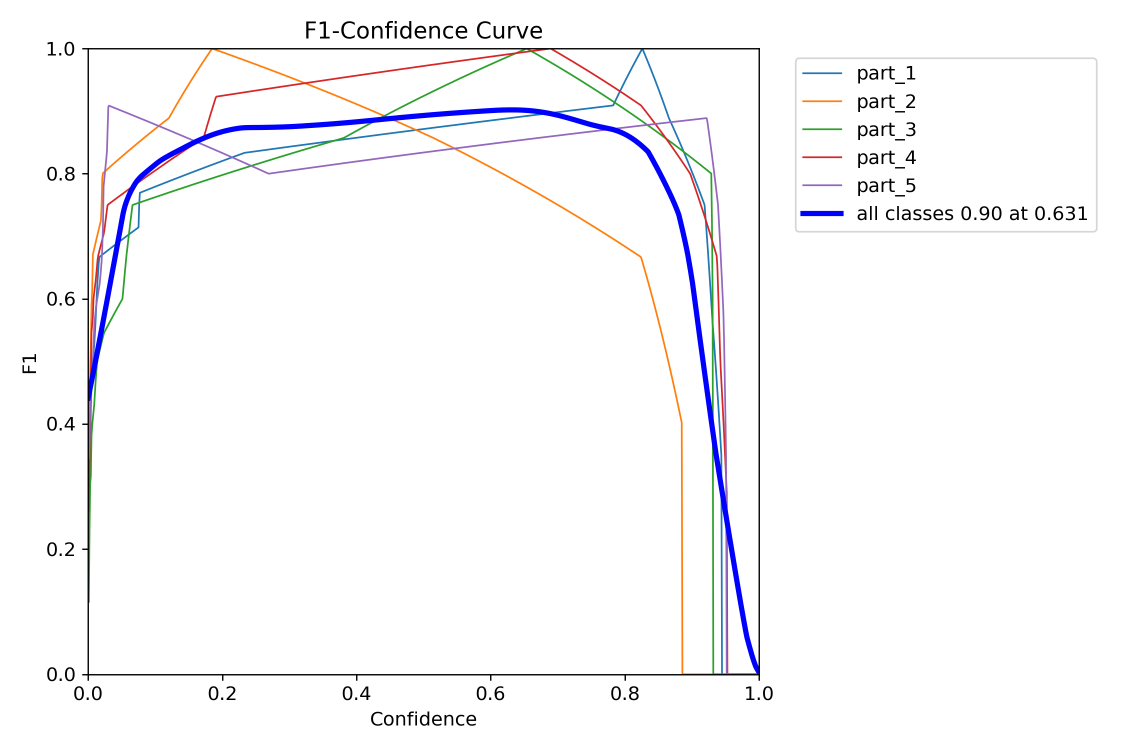
#> input picture bin_picking/yolo_track/runs/v1-yolov8n-0719/BoxF1_curve.png, 2250 x 1500 px (shown at 1/2 size); its folder holds 3 pictures in this run
$ python calibrate_ace2_intrinsics.py --images ../yolo_track/runs/v1-yolov8n-0719
#> lines starting #> are read from the running program, lines starting #| are printed output that depends on the picture
"""
ACE2 RGB Intrinsic 캘리브레이션 (ChArUco, OpenCV 4.13 CharucoDetector)
======================================================================

목적: 8mm 렌즈 장착한 ACE2 의 정확한 intrinsic(fx,fy,cx,cy) + 왜곡계수 구하기.
     → basler_capture.py ACE2_5MP_SPEC 의 이론 근사값을 실측값으로 교체.
     → RGB 융합의 선행 조건(A단계). B단계(Blaze↔ACE2 extrinsic)가 이 값에 의존.

⚠️ 실물 카메라 작업 = Mac 에서 직접 (6000엔 pypylon 없음).
⚠️ 보드 규격은 make_charuco_board.py 와 **완전히 동일**해야 함 (다르면 검출 0).
   인쇄 후 자로 한 칸 실측한 값을 --square-mm 로 넘길 것 (인쇄 배율 오차 흡수).

워크플로우:
  1) live 모드로 보드를 여러 각도/거리에서 캡처 (스페이스=현재 프레임 채택, 15~25장 권장)
     - 화면 모서리·중앙 골고루, 기울여서(±30°), 30~60cm 거리 변화
     - 검출된 코너가 초록으로 그려짐 → 충분히 잡힐 때만 채택
  2) 캡처 끝(q)나면 자동으로 calibrateCamera 실행 → 결과 출력·저장

사용:
    export BASLER_ACE2_IP=192.168.20.20
    python bin_picking/tests/calibrate_ace2_intrinsics.py \
        --squares-x 7 --squares-y 5 --square-mm 30 --marker-ratio 0.75

    # 이미 캡처해둔 이미지 폴더로 (라이브 없이):
    python bin_picking/tests/calibrate_ace2_intrinsics.py --images viz_output/calib_shots

키(라이브):
    SPACE   현재 프레임 채택 (코너 검출됐을 때만)
    d       마지막 채택 취소
    q/ESC   캡처 종료 → 캘리브 실행
"""
from __future__ import annotations

import argparse
import json
import os
import time
from pathlib import Path

import cv2
import numpy as np

_DICT = cv2.aruco.DICT_5X5_250
PROJECT_ROOT = Path(__file__).resolve().parents[2]


def build_board(sx: int, sy: int, square_mm: float, marker_ratio: float):
    square_m = square_mm / 1000.0
    marker_m = square_m * marker_ratio
    dictionary = cv2.aruco.getPredefinedDictionary(_DICT)
    board = cv2.aruco.CharucoBoard((sx, sy), square_m, marker_m, dictionary)
    detector = cv2.aruco.CharucoDetector(board)
    return board, detector


# [81 lines left out: functions _open_ace2, collect_from_live, not called in this run]


def collect_from_images(img_dir: Path):
    files = sorted([p for p in img_dir.iterdir()
                    if p.suffix.lower() in (".png", ".jpg", ".jpeg")])
    shots = []
    for p in files:
        g = cv2.imread(str(p), cv2.IMREAD_GRAYSCALE)
        if g is not None:
            shots.append(g)
    print(f"  이미지 {len(shots)}장 로드 ({img_dir})")
    return shots


def calibrate(shots, board, detector, min_corners: int = 6):
    """채택된 gray 이미지들 → calibrateCamera. 반환: dict 결과.

    min_corners: 이보다 코너가 적게 검출된 프레임은 제외(부정확 → RMS 악화).
                 재계산 시 15~20으로 올리면 나쁜 프레임 걸러짐.
    """
    all_obj, all_img = [], []
    img_size = None
    used = 0
    skipped = 0
    for gray in shots:
        if img_size is None:
            img_size = (gray.shape[1], gray.shape[0])
        ch_corners, ch_ids, _, _ = detector.detectBoard(gray)
        if ch_ids is None or len(ch_ids) < max(6, min_corners):
            skipped += 1
            continue
        obj_pts, img_pts = board.matchImagePoints(ch_corners, ch_ids)
        if obj_pts is None or len(obj_pts) < 6:
            skipped += 1
            continue
        all_obj.append(obj_pts)
        all_img.append(img_pts)
        used += 1

    if used < 5:
        return {"status": "FAIL",
                "message": f"유효 프레임 부족 ({used} < 5). min-corners 낮추거나 더 촬영."}

    rms, K, dist, rvecs, tvecs = cv2.calibrateCamera(
        all_obj, all_img, img_size, None, None
    )
    return {
        "status": "OK",
        "rms_reproj_px": float(rms),
        "n_frames_used": used,
        "image_width": img_size[0],
        "image_height": img_size[1],
        "fx": float(K[0, 0]), "fy": float(K[1, 1]),
        "cx": float(K[0, 2]), "cy": float(K[1, 2]),
        "dist_coeffs": dist.ravel().tolist(),
        "camera_matrix": K.tolist(),
        "n_frames_skipped": skipped,
    }


def main() -> int:
    ap = argparse.ArgumentParser(description=__doc__,
                                 formatter_class=argparse.RawDescriptionHelpFormatter)
    ap.add_argument("--ip", default=os.environ.get("BASLER_ACE2_IP", "192.168.20.20"))
    ap.add_argument("--squares-x", type=int, default=7)
    ap.add_argument("--squares-y", type=int, default=5)
    ap.add_argument("--square-mm", type=float, default=30.0,
                    help="인쇄 후 자로 실측한 한 칸 길이 mm")
    ap.add_argument("--marker-ratio", type=float, default=0.75)
    ap.add_argument("--exposure", type=float, default=8000.0)
    ap.add_argument("--packet-size", type=int, default=1500)
    ap.add_argument("--throughput", type=float, default=30.0)
    ap.add_argument("--images", type=Path, help="라이브 대신 이미지 폴더에서 캘리브(재계산)")
    ap.add_argument("--min-corners", type=int, default=6,
                    help="이보다 코너 적은 프레임 제외(재계산 시 15~20으로 올려 RMS 개선)")
    ap.add_argument("--out", type=Path,
                    default=PROJECT_ROOT / "bin_picking" / "config" / "ace2_intrinsics.json")
    args = ap.parse_args()

    board, detector = build_board(args.squares_x, args.squares_y,
                                  args.square_mm, args.marker_ratio)

    if args.images:
        shots = collect_from_images(args.images)
#> in collect_from_images, `g = cv2.imread(str(p), cv2.IMREAD_GRAYSCALE)`:
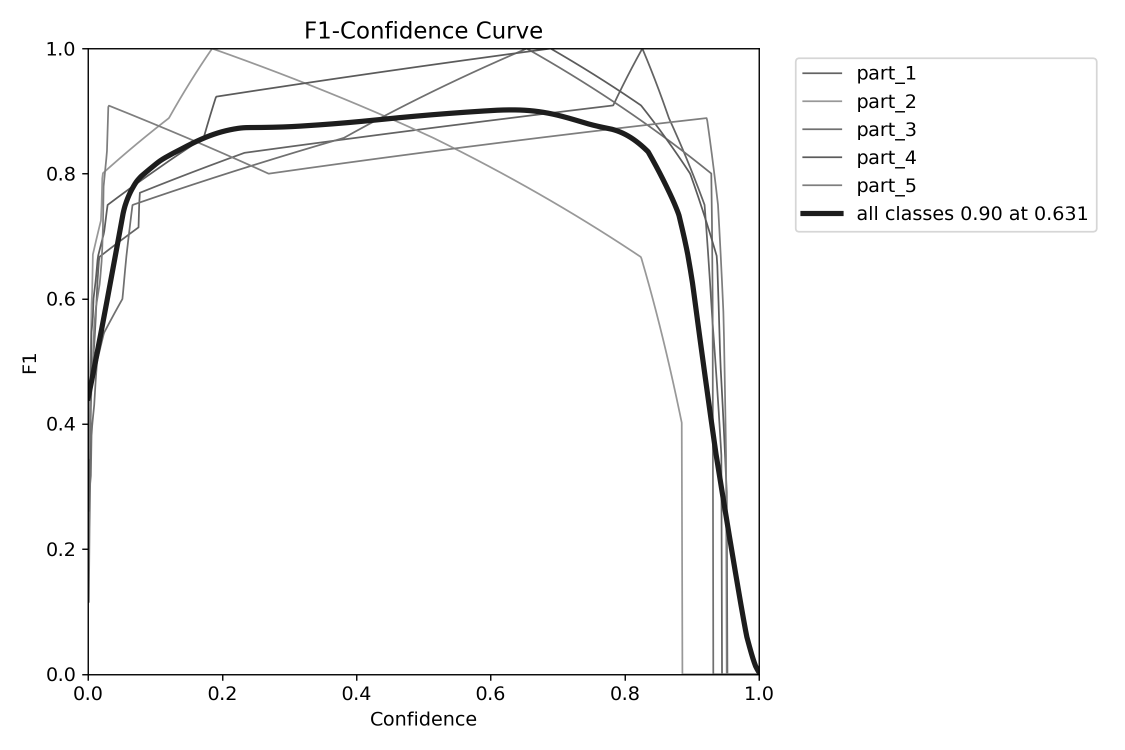
#> g: shape (1500, 2250) (shown at 1/2 size); min 0, max 255, mean 248.6
#> pass 3 of the loop in collect_from_images, `for p in files:`:
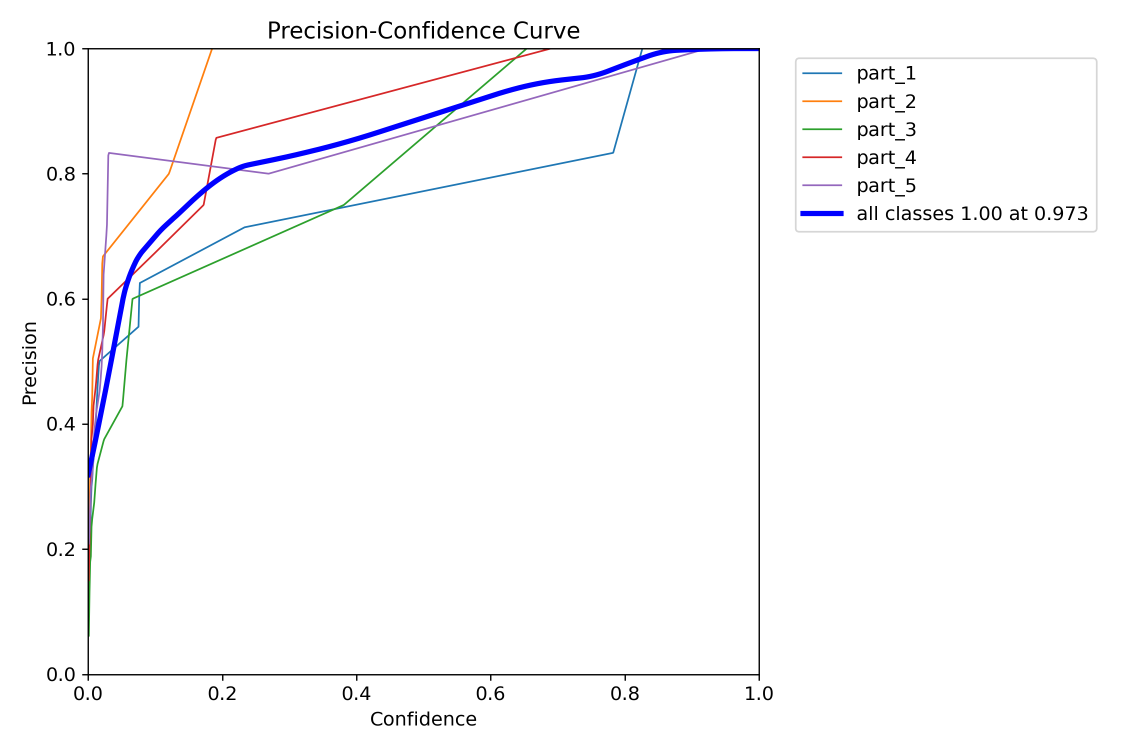
#> input picture bin_picking/yolo_track/runs/v1-yolov8n-0719/BoxP_curve.png, 2250 x 1500 px (shown at 1/2 size)
#> in collect_from_images, `g = cv2.imread(str(p), cv2.IMREAD_GRAYSCALE)`:
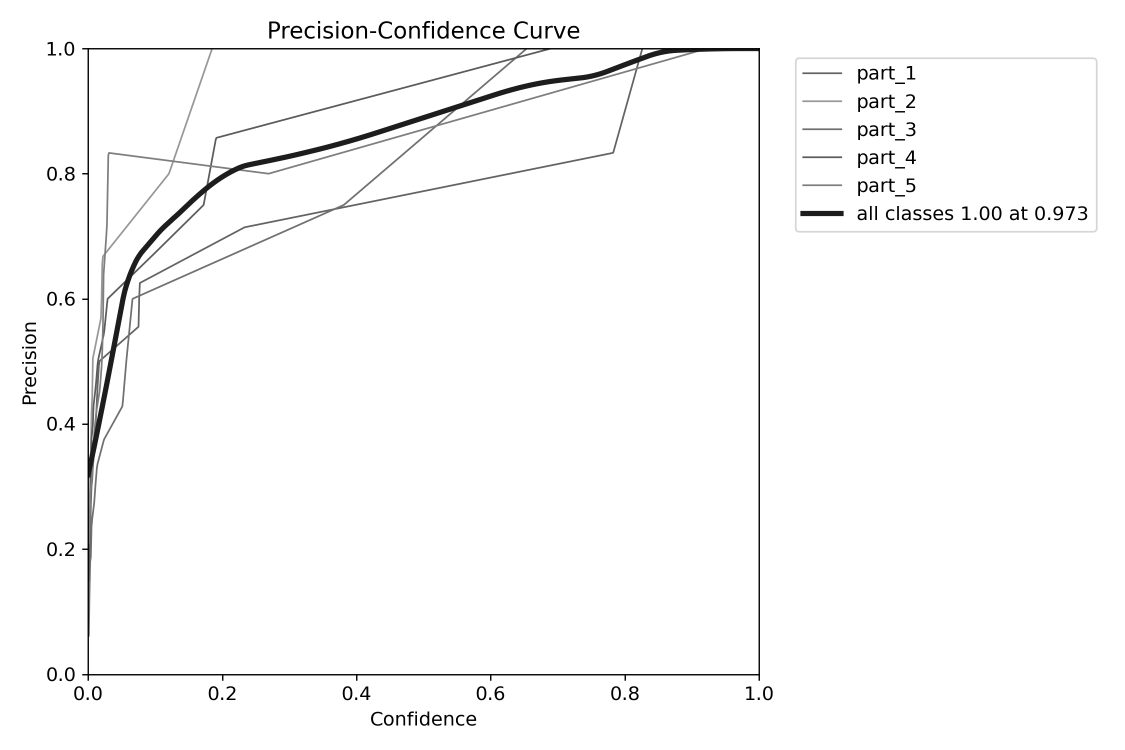
#> g: shape (1500, 2250) (shown at 1/2 size); min 0, max 255, mean 249.8
#|   이미지 3장 로드 (../yolo_track/runs/v1-yolov8n-0719)
#> shots = 3 items
    else:
        shots = collect_from_live(args, board, detector)

    if not shots:
        print("[ERROR] 채택된 프레임 없음.")
        return 1

    print(f"\n캘리브 실행 ({len(shots)}장, min-corners={args.min_corners})...")
#> (printed output is left out)
    result = calibrate(shots, board, detector, min_corners=args.min_corners)
#> the loop in calibrate, `for gray in shots:` made 3 passes
#> img_size on pass 1: (2250, 1500)
#> after the loop in calibrate, `for gray in shots:`: all_img = []; skipped = 3; used = 0
#> result = 2 items

    print("\n" + "=" * 60)
    print("ACE2 Intrinsic 캘리브 결과")
    print("=" * 60)
    if result["status"] != "OK":
        print(f"  ❌ {result['message']}")
#|   ❌ 유효 프레임 부족 (0 < 5). min-corners 낮추거나 더 촬영.
        return 1

    print(f"  재투영 RMS: {result['rms_reproj_px']:.3f} px  "
          f"({'✅ 양호 <1px' if result['rms_reproj_px'] < 1.0 else '⚠️ >1px, 촬영 재검토'})")
    print(f"  사용 프레임: {result['n_frames_used']}  (제외 {result.get('n_frames_skipped', 0)})")
    print(f"  fx={result['fx']:.1f}  fy={result['fy']:.1f}  "
          f"cx={result['cx']:.1f}  cy={result['cy']:.1f}")
    print(f"  dist: {[round(c, 4) for c in result['dist_coeffs']]}")
    print(f"\n  (참고) 8mm 이론 근사값: fx≈2920, cx=1224, cy=1024")

    result["board"] = {"squares_x": args.squares_x, "squares_y": args.squares_y,
                       "square_mm": args.square_mm, "marker_ratio": args.marker_ratio,
                       "dict": "DICT_5X5_250"}
    result["lens"] = "C23-0824-5M (8mm)"
    args.out.parent.mkdir(parents=True, exist_ok=True)
    args.out.write_text(json.dumps(result, ensure_ascii=False, indent=2))
    print(f"\n  ✅ 저장: {args.out}")
    print("  → basler_capture.py ACE2_5MP_SPEC 의 fx/fy/cx/cy 를 이 값으로 교체.")
    print("  → 다음 단계: Blaze↔ACE2 extrinsic 정렬(B).")
    return 0


if __name__ == "__main__":
#> (the run stopped early here; a loop or call above may not have finished)
